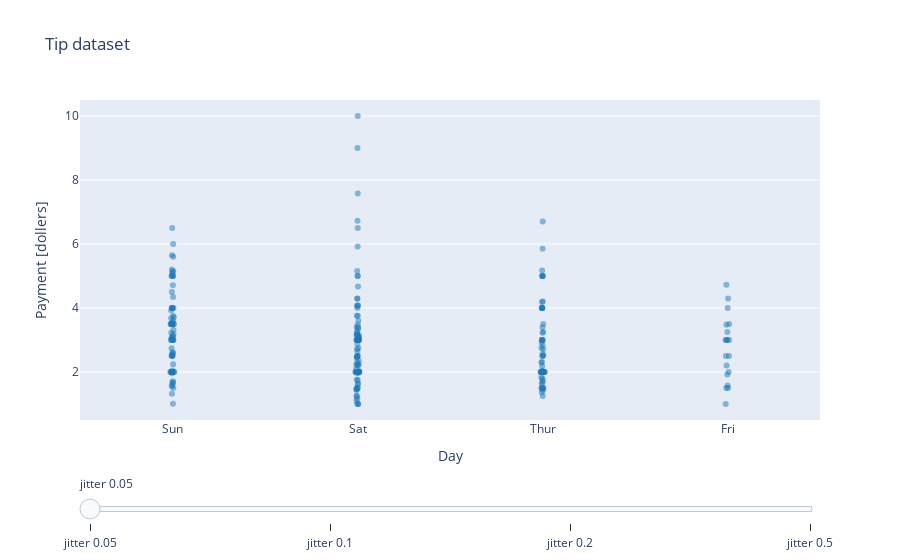

Notebook code for this chart:
### Code cell
jitters = [0.05, 0.1, 0.2, 0.5]

frames = []
steps = []
for jitter in jitters:
    trace = go.Box(
        y=df['tip'],
        x=df['day'],
        boxpoints='all',
        fillcolor='rgba(0,0,0,0)',
        line={'color': 'rgba(0,0,0,0)'},
        pointpos=0,
        marker={
            'color': pcolors.qualitative.D3[0],
            'opacity': 0.5,
        },
        jitter=jitter
    )
    frame = go.Frame(
        data=trace,
        name=jitter
    )
    frames.append(frame)
    step = {
        'args': [
            [jitter],
        ],
        'label': f'jitter {jitter}',
        'method': 'animate'
    }
    steps.append(step)

sliders = [{
    'len': 1.,
    'x': 0.,
    'y': -0.1,
    'steps': steps
}]

layout = go.Layout(
    # template=template,
    title='Tip dataset',
    xaxis={'title': 'Day'},
    yaxis={'title': 'Payment [dollers]'},
    sliders=sliders,
)

figure = go.Figure(
    data=frames[0]['data'],
    layout=layout,
    frames=frames
)

figure

### Figure 1 — Plotly figure (JSON) as saved in the notebook; plotly's stock layout.template omitted (floating-point values rounded to 4 significant figures; data arrays with more than 128 entries replaced by an {"elided": "..."} marker saying what was removed)
{"data": [{"boxpoints": "all", "fillcolor": "rgba(0,0,0,0)", "jitter": 0.05, "line": {"color": "rgba(0,0,0,0)"}, "marker": {"color": "#1F77B4", "opacity": 0.5}, "pointpos": 0, "type": "box", "x": {"elided": "244 str values"}, "y": {"elided": "244 float values"}}], "layout": {"sliders": [{"len": 1, "steps": [{"args": [[0.05]], "label": "jitter 0.05", "method": "animate"}, {"args": [[0.1]], "label": "jitter 0.1", "method": "animate"}, {"args": [[0.2]], "label": "jitter 0.2", "method": "animate"}, {"args": [[0.5]], "label": "jitter 0.5", "method": "animate"}], "x": 0, "y": -0.1}], "title": {"text": "Tip dataset"}, "xaxis": {"title": {"text": "Day"}}, "yaxis": {"title": {"text": "Payment [dollers]"}}}}
